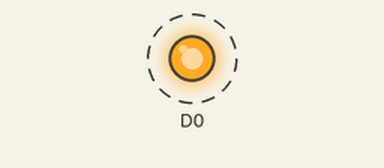
Recording of a sketch running on a simulated ESP8266 (NodeMCU). Shown: output pins drawn as LEDs (lit = HIGH). Dashed ring = blinking. WiFi joins after 1.5 s; servers stay silent unless stated; what the sketch prints to the serial monitor is not drawn.

Above: at 1.9 s.
Timing chart, 0 to 5.2 s (numbered marks = the images above):
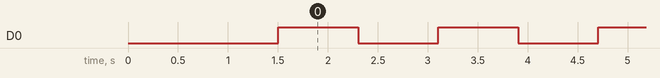

The sketch:

OTA_update2.ino
```cpp
#include <ESP8266WiFi.h>
#include <ESP8266mDNS.h>
#include <WiFiUdp.h>
#include <ArduinoOTA.h>

const char* ssid = "Suvidha@2nd.";
const char* password = "Luffy@1414";

void setup() {
  Serial.begin(9600);
  pinMode(D0,OUTPUT);
  Serial.println("Booting");
  WiFi.mode(WIFI_STA);
  WiFi.begin(ssid, password);
  while (WiFi.waitForConnectResult() != WL_CONNECTED) {
    Serial.println("Connection Failed! Rebooting...");
    delay(5000);
    ESP.restart();
  }

  ArduinoOTA.onStart([]() {
    String type;
    if (ArduinoOTA.getCommand() == U_FLASH)
      type = "sketch";
    else // U_SPIFFS
      type = "filesystem";

    // NOTE: if updating SPIFFS this would be the place to unmount SPIFFS using SPIFFS.end()
    Serial.println("Start updating " + type);
  });
  ArduinoOTA.onEnd([]() {
    Serial.println("\nEnd");
  });
  ArduinoOTA.onProgress([](unsigned int progress, unsigned int total) {
    Serial.printf("Progress: %u%%\r", (progress / (total / 100)));
  });
  ArduinoOTA.onError([](ota_error_t error) {
    Serial.printf("Error[%u]: ", error);
    if (error == OTA_AUTH_ERROR) Serial.println("Auth Failed");
    else if (error == OTA_BEGIN_ERROR) Serial.println("Begin Failed");
    else if (error == OTA_CONNECT_ERROR) Serial.println("Connect Failed");
    else if (error == OTA_RECEIVE_ERROR) Serial.println("Receive Failed");
    else if (error == OTA_END_ERROR) Serial.println("End Failed");
  });
  ArduinoOTA.begin();
  Serial.println("Ready");
  Serial.print("IP address: ");
  Serial.println(WiFi.localIP());
}

void loop() {
  ArduinoOTA.handle();
  digitalWrite(D0,HIGH);
  delay(800);
  digitalWrite(D0,LOW);
  delay(800);
}
```

Measured:
- by itself, D0: alternates HIGH for 0.80 s and LOW for 0.80 s
